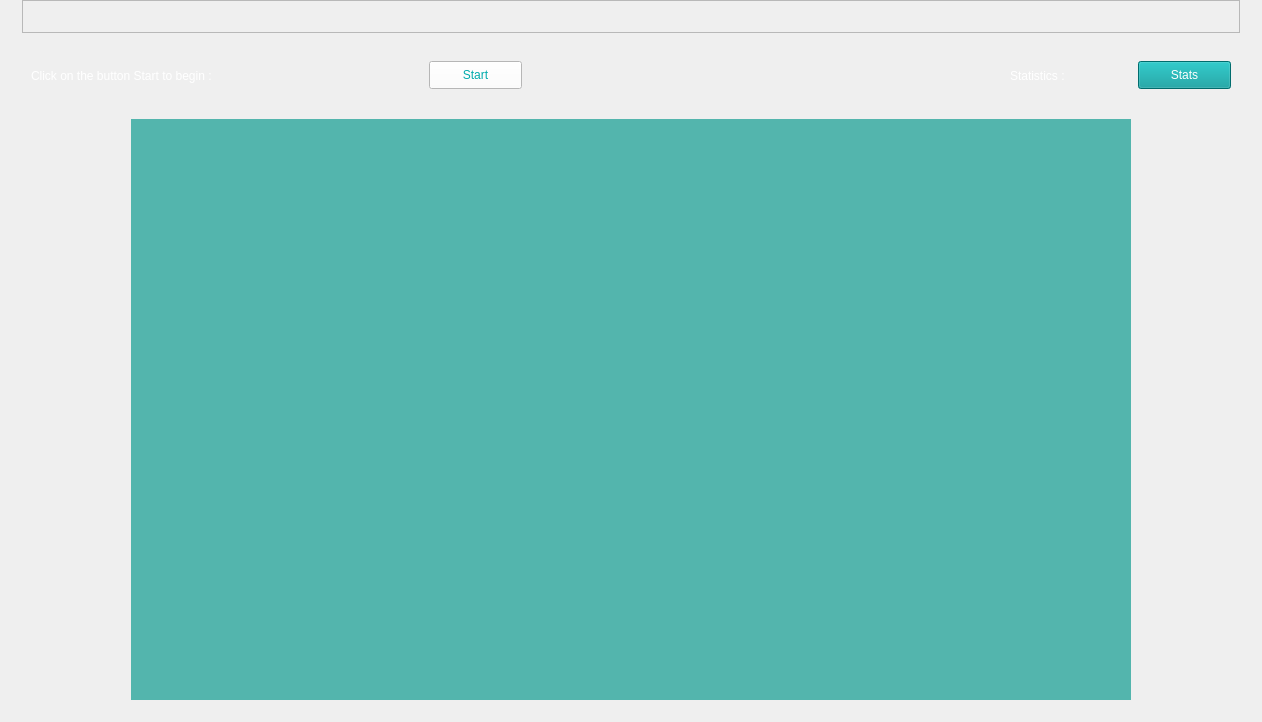
            <widget class="QWidget" name="HomescreenVG">
             <layout class="QVBoxLayout" name="verticalLayout_17">
              <property name="topMargin">
               <number>0</number>
              </property>
              <item>
               <widget class="QFrame" name="frame_3">
                <property name="sizePolicy">
                 <sizepolicy hsizetype="Minimum" vsizetype="Minimum">
                  <horstretch>0</horstretch>
                  <verstretch>0</verstretch>
                 </sizepolicy>
                </property>
                <property name="frameShape">
                 <enum>QFrame::NoFrame</enum>
                </property>
                <property name="frameShadow">
                 <enum>QFrame::Plain</enum>
                </property>
                <layout class="QVBoxLayout" name="verticalLayout_16">
                 <property name="spacing">
                  <number>0</number>
                 </property>
                 <property name="leftMargin">
                  <number>11</number>
                 </property>
                 <property name="topMargin">
                  <number>0</number>
                 </property>
                 <property name="rightMargin">
                  <number>11</number>
                 </property>
                 <property name="bottomMargin">
                  <number>11</number>
                 </property>
                 <item>
                  <widget class="QFrame" name="frame_4">
                   <property name="minimumSize">
                    <size>
                     <width>1218</width>
                     <height>33</height>
                    </size>
                   </property>
                   <property name="maximumSize">
                    <size>
                     <width>1218</width>
                     <height>33</height>
                    </size>
                   </property>
                   <property name="frameShape">
                    <enum>QFrame::StyledPanel</enum>
                   </property>
                   <property name="frameShadow">
                    <enum>QFrame::Raised</enum>
                   </property>
                  </widget>
                 </item>
                 <item>
                  <widget class="QFrame" name="frame_12">
                   <property name="minimumSize">
                    <size>
                     <width>0</width>
                     <height>86</height>
                    </size>
                   </property>
                   <property name="maximumSize">
                    <size>
                     <width>16777215</width>
                     <height>86</height>
                    </size>
                   </property>
                   <property name="frameShape">
                    <enum>QFrame::NoFrame</enum>
                   </property>
                   <property name="frameShadow">
                    <enum>QFrame::Plain</enum>
                   </property>
                   <layout class="QHBoxLayout" name="horizontalLayout_20">
                    <item>
                     <widget class="QFrame" name="Start_VG">
                      <property name="minimumSize">
                       <size>
                        <width>491</width>
                        <height>57</height>
                       </size>
                      </property>
                      <property name="maximumSize">
                       <size>
                        <width>491</width>
                        <height>57</height>
                       </size>
                      </property>
                      <property name="frameShape">
                       <enum>QFrame::NoFrame</enum>
                      </property>
                      <property name="frameShadow">
                       <enum>QFrame::Plain</enum>
                      </property>
                      <layout class="QHBoxLayout" name="horizontalLayout_12">
                       <property name="leftMargin">
                        <number>0</number>
                       </property>
                       <property name="topMargin">
                        <number>0</number>
                       </property>
                       <property name="rightMargin">
                        <number>0</number>
                       </property>
                       <property name="bottomMargin">
                        <number>0</number>
                       </property>
                       <item>
                        <widget class="QLabel" name="VG_message_start">
                         <property name="styleSheet">
                          <string notr="true">color: rgb(255, 255, 255);
font: 16pt &quot;Calibri&quot;;</string>
                         </property>
                         <property name="text">
                          <string>Click on the button Start to begin :</string>
                         </property>
                        </widget>
                       </item>
                       <item>
                        <widget class="QPushButton" name="StartButton_VG">
                         <property name="maximumSize">
                          <size>
                           <width>93</width>
                           <height>28</height>
                          </size>
                         </property>
                         <property name="styleSheet">
                          <string notr="true">color: rgb(0, 171, 172);
background-color: rgb(255, 255, 255);</string>
                         </property>
                         <property name="text">
                          <string>Start</string>
                         </property>
                        </widget>
                       </item>
                      </layout>
                     </widget>
                    </item>
                    <item>
                     <widget class="QFrame" name="frame_13">
                      <property name="frameShape">
                       <enum>QFrame::NoFrame</enum>
                      </property>
                      <property name="frameShadow">
                       <enum>QFrame::Plain</enum>
                      </property>
                     </widget>
                    </item>
                    <item>
                     <widget class="QFrame" name="StatsVG">
                      <property name="minimumSize">
                       <size>
                        <width>221</width>
                        <height>57</height>
                       </size>
                      </property>
                      <property name="maximumSize">
                       <size>
                        <width>221</width>
                        <height>57</height>
                       </size>
                      </property>
                      <property name="styleSheet">
                       <string notr="true">QPushButton{
	background-color: rgb(0, 151, 152);
	color: #fff;
}
QPushButton:hover{
    border-color: rgb(255, 255, 255);
	background-color: rgb(0, 181, 182);
}
QPushButton:pressed {
	background-color:  rgb(0, 191, 192);
	border-bottom: 2px solid rgb(255, 165, 24);
}</string>
                      </property>
                      <property name="frameShape">
                       <enum>QFrame::NoFrame</enum>
                      </property>
                      <property name="frameShadow">
                       <enum>QFrame::Plain</enum>
                      </property>
                      <layout class="QHBoxLayout" name="horizontalLayout_7">
                       <property name="spacing">
                        <number>0</number>
                       </property>
                       <property name="leftMargin">
                        <number>0</number>
                       </property>
                       <property name="topMargin">
                        <number>0</number>
                       </property>
                       <property name="rightMargin">
                        <number>0</number>
                       </property>
                       <property name="bottomMargin">
                        <number>0</number>
                       </property>
                       <item>
                        <widget class="QLabel" name="statistics1">
                         <property name="styleSheet">
                          <string notr="true">color: rgb(255, 255, 255);
font: 16pt &quot;Calibri&quot;;</string>
                         </property>
                         <property name="text">
                          <string>Statistics :</string>
                         </property>
                        </widget>
                       </item>
                       <item>
                        <widget class="QPushButton" name="StatsVG_Button">
                         <property name="maximumSize">
                          <size>
                           <width>93</width>
                           <height>28</height>
                          </size>
                         </property>
                         <property name="styleSheet">
                          <string notr="true"/>
                         </property>
                         <property name="text">
                          <string>Stats</string>
                         </property>
                        </widget>
                       </item>
                      </layout>
                     </widget>
                    </item>
                   </layout>
                  </widget>
                 </item>
                 <item alignment="Qt::AlignHCenter|Qt::AlignVCenter">
                  <widget class="QFrame" name="Image_VG">
                   <property name="sizePolicy">
                    <sizepolicy hsizetype="Minimum" vsizetype="Minimum">
                     <horstretch>0</horstretch>
                     <verstretch>0</verstretch>
                    </sizepolicy>
                   </property>
                   <property name="minimumSize">
                    <size>
                     <width>1000</width>
                     <height>581</height>
                    </size>
                   </property>
                   <property name="styleSheet">
                    <string notr="true">background-color: rgb(83, 181, 173);
</string>
                   </property>
                   <property name="frameShape">
                    <enum>QFrame::NoFrame</enum>
                   </property>
                   <property name="frameShadow">
                    <enum>QFrame::Plain</enum>
                   </property>
                   <layout class="QGridLayout" name="gridLayout">
                    <item row="0" column="0">
                     <widget class="QLabel" name="VG_tranche_1">
                      <property name="maximumSize">
                       <size>
                        <width>391</width>
                        <height>16777215</height>
                       </size>
                      </property>
                      <property name="text">
                       <string/>
                      </property>
                     </widget>
                    </item>
                    <item row="0" column="1">
                     <widget class="QLabel" name="VG_tranche_2">
                      <property name="text">
                       <string/>
                      </property>
                     </widget>
                    </item>
                    <item row="0" column="2">
                     <widget class="QLabel" name="VG_tranche_3">
                      <property name="text">
                       <string/>
                      </property>
                     </widget>
                    </item>
                    <item row="1" column="0">
                     <widget class="QLabel" name="VG_tranche_4">
                      <property name="text">
                       <string/>
                      </property>
                     </widget>
                    </item>
                    <item row="1" column="1">
                     <widget class="QLabel" name="VG_tranche_5">
                      <property name="text">
                       <string/>
                      </property>
                     </widget>
                    </item>
                    <item row="1" column="2">
                     <widget class="QLabel" name="VG_tranche_6">
                      <property name="text">
                       <string/>
                      </property>
                     </widget>
                    </item>
                   </layout>
                  </widget>
                 </item>
                </layout>
               </widget>
              </item>
             </layout>
            </widget>
